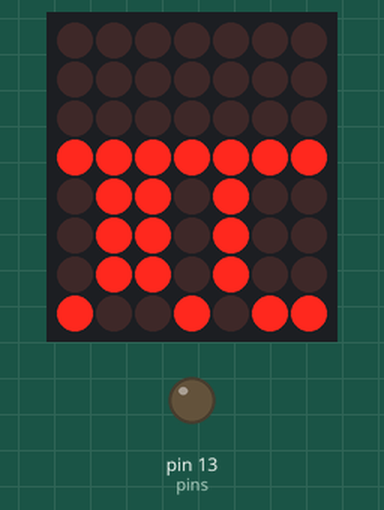
Simulated run of this sketch. Board: Arduino Uno, built with avr-gcc and run on an emulated ATmega328P. Parts: 7×8 LED matrix, output pins drawn as LEDs (lit = HIGH). Wiring (inferred from the names in the program): LED matrix (orientation assumed): rows pin 9, pin 3, pin 2, pin 12, pin 15, pin 11, pin 7, pin 6; columns pin 4, pin 5, pin 8, pin 10, pin 14, pin 16, pin 17. Pins used as bus, display or sensor lines are not drawn; what the sketch prints to the serial monitor is not drawn.

Above: at 0.52 s.
At 2.36 s:
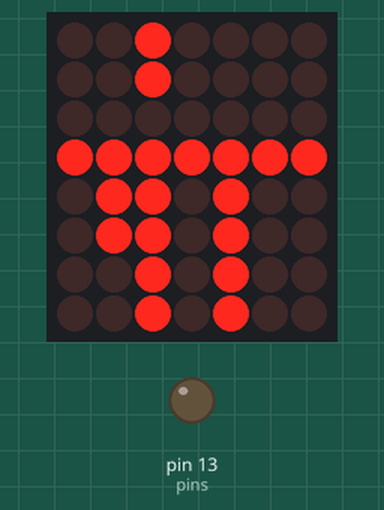
At 4.3 s:
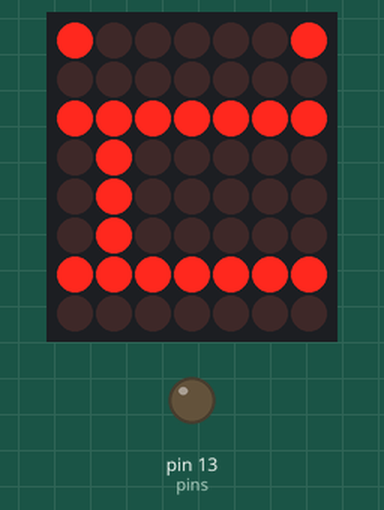
At 6.24 s:
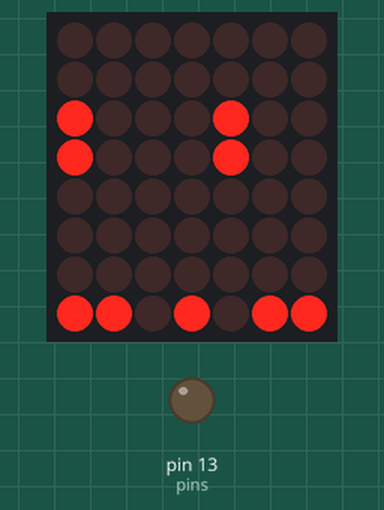
At 8.7 s:
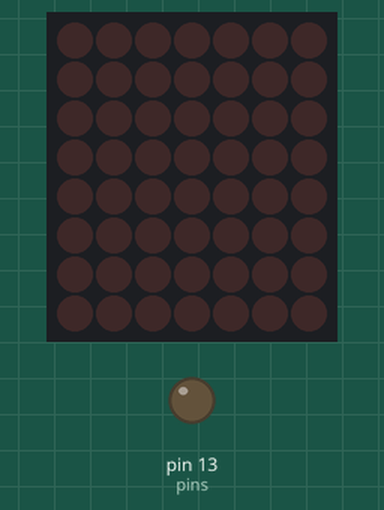
At 19.63 s:
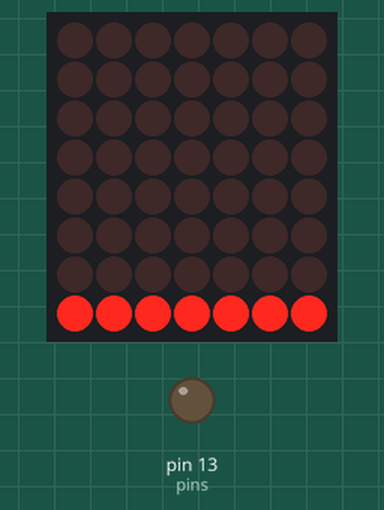

Measured:
- by itself, everything shown: repeats every 19.5 s, in 85 steps
- what the display in image 4 shows lasts 11.0 s, from 8.6 s to 19.6 s

The sketch:

PanelMatrixLed8x8.ino
```cpp
/*
 * Show messages on an 8x8 led matrix (cathode rows),
 * scrolling from right to left.
 *
 * Pinouts & code by Andrew
 * see http://arduino.pastebin.com/f35fdf323
 * see http://www.arduino.cc/cgi-bin/yabb2/YaBB.pl?num=1203747843/13#13
 */

// pin[xx] on led matrix connected to nn on Arduino (-1 is dummy to make array start at pos 1)
int pins[17]= {-1, 5, 4, 3, 2, 14, 15, 16, 17, 13, 12, 11, 10, 9, 8, 7, 6};
// (for some reason I ended up with different pinouts that Andrew's)

// col[xx] of leds = pin yy on led matrix
int cols[8] = {pins[13], pins[3], pins[4], pins[10], pins[06], pins[11], pins[15], pins[16]};

// row[xx] of leds = pin yy on led matrix
int rows[8] = {pins[9], pins[14], pins[8], pins[12], pins[1], pins[7], pins[2], pins[5]};

// Letter definitions based on 5 bit-wise columns (5 x 7 font)
#define SP {0, 0, 0, 0, 0}
#define EX {0, 125, 0, 0, 0}  // !

#define A {31, 36, 68, 36, 31}
#define B {127, 73, 73, 73, 54}
#define C {62, 65, 65, 65, 34}
#define D {127, 65, 65, 34, 28}
#define E {127, 73, 73, 65, 65}
#define F {127, 72, 72, 72, 64}
#define G {62, 65, 65, 69, 38}
#define H {127, 8, 8, 8, 127}
#define I {0, 65, 127, 65, 0}
#define J {2, 1, 1, 1, 126}
#define K {127, 8, 20, 34, 65}
#define L {127, 1, 1, 1, 1}
#define M {127, 32, 16, 32, 127}
#define N {127, 32, 16, 8, 127}
#define O {62, 65, 65, 65, 62}
#define P {127, 72, 72, 72, 48}
#define Q {62, 65, 69, 66, 61}
#define R {127, 72, 76, 74, 49}
#define S {50, 73, 73, 73, 38}
#define T {64, 64, 127, 64, 64}
#define U {126, 1, 1, 1, 126}
#define V {124, 2, 1, 2, 124}
#define W {126, 1, 6, 1, 126}
#define X {99, 20, 8, 20, 99}
#define Y {96, 16, 15, 16, 96}
#define Z {67, 69, 73, 81, 97}
#define DOT{0, 3, 3, 0, 0}

int dispSpeed = 12;      // Constrols scroll speed (1 minimum, way too fast)
byte bit[8] = {128, 64, 32, 16, 8, 4, 2, 1}; // Used for bit comparisons
byte colVals[8] = {0, 0, 0, 0, 0, 0, 0, 0};  // Hold display columns (initaly blank)

// Define display string here
const int charNum = 32;        // Number of letters in display string
byte string[charNum][5] = {B,Y,T,E,L,C,H,U,S,DOT,C,O,M,SP};

void setup() {
  Serial.begin(9600);     // for troubleshooting
  for (int i = 1; i <= 16; i++) {   // sets the pins as output
    pinMode(pins[i], OUTPUT); }
  for (int col = 0; col < 8; col++) {    // set up cols and rows
    digitalWrite(cols[col], HIGH);  }
  for (int row = 1; row < 8; row++) {
    digitalWrite(rows[row], HIGH);
  }
  Serial.println(availableMemory());     // 670 bytes for charNum = 15
}

void loop() {


  for (int ltr = 0; ltr < charNum; ltr++){// For each letter in string array
    for (int y = 0; y < 6; y++){     // For each columin in letter + one space
 shiftLeft();    // shifts display columns left
 if (y < 5){
   colVals[7] = string[ltr][y]; }    // add new letter column on right
 else {colVals[7] = 0; }   // or empty space between
 for (int x = 0; x < dispSpeed; x++){// loop to refresh display x times ton control scrolling
   display();
 }
    }
  }

}


void shiftLeft(){
 for (int x = 0; x < 7; x++){
   colVals[x] = colVals[x + 1];
 }
}


void display() {

   for (int col = 0; col < 8; col++){
    for (int row = 0; row < 8; row++){
 if (colVals[col] & bit[row]){
   digitalWrite(rows[row], HIGH);}
 }
    digitalWrite(cols[col], LOW);  // Turn on column
    delay(1);  // Delay for POV
    for (int row = 0; row < 8; row++){
 digitalWrite(rows[row], LOW);
    }
    digitalWrite(cols[col], HIGH);  // And off
  }
}

// this function will return the number of bytes currently free in RAM
// written by David A. Mellis
// based on code by Rob Faludi http://www.faludi.com
int availableMemory() {
  int size = 1024;
  byte *buf;
  while ((buf = (byte *) malloc(--size)) == NULL);
  free(buf);
  return size;
}
```
